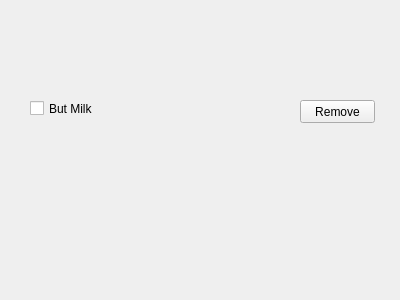
<?xml version="1.0" encoding="UTF-8"?>
<ui version="4.0">
 <class>Task</class>
 <widget class="QWidget" name="Task">
  <property name="geometry">
   <rect>
    <x>0</x>
    <y>0</y>
    <width>400</width>
    <height>300</height>
   </rect>
  </property>
  <property name="windowTitle">
   <string>Form</string>
  </property>
  <widget class="QCheckBox" name="checkbox">
   <property name="geometry">
    <rect>
     <x>30</x>
     <y>100</y>
     <width>70</width>
     <height>17</height>
    </rect>
   </property>
   <property name="text">
    <string>But Milk</string>
   </property>
  </widget>
  <widget class="QPushButton" name="removeButton">
   <property name="geometry">
    <rect>
     <x>300</x>
     <y>100</y>
     <width>75</width>
     <height>23</height>
    </rect>
   </property>
   <property name="text">
    <string>Remove</string>
   </property>
  </widget>
 </widget>
 <resources/>
 <connections/>
</ui>
